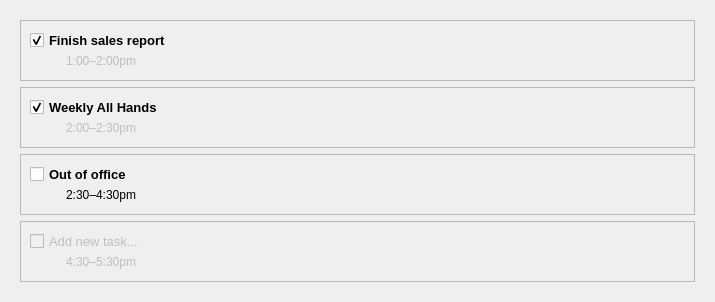
                               <widget class="QWidget" name="notificationsScrollAreaWidgetContents">
                                <property name="geometry">
                                 <rect>
                                  <x>0</x>
                                  <y>0</y>
                                  <width>715</width>
                                  <height>300</height>
                                 </rect>
                                </property>
                                <layout class="QGridLayout" name="gridLayout_61">
                                 <item row="0" column="0">
                                  <widget class="QWidget" name="widget_3" native="true">
                                   <layout class="QVBoxLayout" name="verticalLayout_21">
                                    <item>
                                     <widget class="QFrame" name="first_frame">
                                      <property name="cursor">
                                       <cursorShape>PointingHandCursor</cursorShape>
                                      </property>
                                      <property name="frameShape">
                                       <enum>QFrame::StyledPanel</enum>
                                      </property>
                                      <property name="frameShadow">
                                       <enum>QFrame::Raised</enum>
                                      </property>
                                      <layout class="QVBoxLayout" name="verticalLayout_15">
                                       <property name="spacing">
                                        <number>0</number>
                                       </property>
                                       <item>
                                        <widget class="QCheckBox" name="checkBox_12">
                                         <property name="font">
                                          <font>
                                           <pointsize>10</pointsize>
                                           <weight>75</weight>
                                           <bold>true</bold>
                                          </font>
                                         </property>
                                         <property name="text">
                                          <string>Finish sales report</string>
                                         </property>
                                         <property name="checked">
                                          <bool>true</bool>
                                         </property>
                                         <property name="tristate">
                                          <bool>false</bool>
                                         </property>
                                        </widget>
                                       </item>
                                       <item>
                                        <layout class="QHBoxLayout" name="horizontalLayout_14">
                                         <property name="spacing">
                                          <number>6</number>
                                         </property>
                                         <property name="leftMargin">
                                          <number>15</number>
                                         </property>
                                         <item>
                                          <widget class="QLabel" name="label_51">
                                           <property name="minimumSize">
                                            <size>
                                             <width>15</width>
                                             <height>15</height>
                                            </size>
                                           </property>
                                           <property name="maximumSize">
                                            <size>
                                             <width>15</width>
                                             <height>15</height>
                                            </size>
                                           </property>
                                           <property name="text">
                                            <string/>
                                           </property>
                                           <property name="pixmap">
                                            <pixmap>:/icon/calendar.png</pixmap>
                                           </property>
                                           <property name="scaledContents">
                                            <bool>true</bool>
                                           </property>
                                          </widget>
                                         </item>
                                         <item>
                                          <widget class="QLabel" name="task_1">
                                           <property name="enabled">
                                            <bool>false</bool>
                                           </property>
                                           <property name="text">
                                            <string>1:00–2:00pm</string>
                                           </property>
                                          </widget>
                                         </item>
                                         <item>
                                          <spacer name="horizontalSpacer_11">
                                           <property name="orientation">
                                            <enum>Qt::Horizontal</enum>
                                           </property>
                                           <property name="sizeHint" stdset="0">
                                            <size>
                                             <width>40</width>
                                             <height>20</height>
                                            </size>
                                           </property>
                                          </spacer>
                                         </item>
                                        </layout>
                                       </item>
                                      </layout>
                                     </widget>
                                    </item>
                                    <item>
                                     <widget class="QFrame" name="frame_28">
                                      <property name="cursor">
                                       <cursorShape>PointingHandCursor</cursorShape>
                                      </property>
                                      <property name="frameShape">
                                       <enum>QFrame::StyledPanel</enum>
                                      </property>
                                      <property name="frameShadow">
                                       <enum>QFrame::Raised</enum>
                                      </property>
                                      <layout class="QVBoxLayout" name="verticalLayout_40">
                                       <property name="spacing">
                                        <number>0</number>
                                       </property>
                                       <item>
                                        <widget class="QCheckBox" name="checkBox_13">
                                         <property name="font">
                                          <font>
                                           <pointsize>10</pointsize>
                                           <weight>75</weight>
                                           <bold>true</bold>
                                          </font>
                                         </property>
                                         <property name="text">
                                          <string>Weekly All Hands</string>
                                         </property>
                                         <property name="checked">
                                          <bool>true</bool>
                                         </property>
                                        </widget>
                                       </item>
                                       <item>
                                        <layout class="QHBoxLayout" name="horizontalLayout_24">
                                         <property name="spacing">
                                          <number>6</number>
                                         </property>
                                         <property name="leftMargin">
                                          <number>15</number>
                                         </property>
                                         <item>
                                          <widget class="QLabel" name="label_53">
                                           <property name="enabled">
                                            <bool>false</bool>
                                           </property>
                                           <property name="minimumSize">
                                            <size>
                                             <width>15</width>
                                             <height>15</height>
                                            </size>
                                           </property>
                                           <property name="maximumSize">
                                            <size>
                                             <width>15</width>
                                             <height>15</height>
                                            </size>
                                           </property>
                                           <property name="text">
                                            <string/>
                                           </property>
                                           <property name="pixmap">
                                            <pixmap>:/icon/calendar.png</pixmap>
                                           </property>
                                           <property name="scaledContents">
                                            <bool>true</bool>
                                           </property>
                                          </widget>
                                         </item>
                                         <item>
                                          <widget class="QLabel" name="task_2">
                                           <property name="enabled">
                                            <bool>false</bool>
                                           </property>
                                           <property name="text">
                                            <string>2:00–2:30pm</string>
                                           </property>
                                          </widget>
                                         </item>
                                         <item>
                                          <spacer name="horizontalSpacer_12">
                                           <property name="orientation">
                                            <enum>Qt::Horizontal</enum>
                                           </property>
                                           <property name="sizeHint" stdset="0">
                                            <size>
                                             <width>40</width>
                                             <height>20</height>
                                            </size>
                                           </property>
                                          </spacer>
                                         </item>
                                        </layout>
                                       </item>
                                      </layout>
                                     </widget>
                                    </item>
                                    <item>
                                     <widget class="QFrame" name="frame_29">
                                      <property name="cursor">
                                       <cursorShape>PointingHandCursor</cursorShape>
                                      </property>
                                      <property name="frameShape">
                                       <enum>QFrame::StyledPanel</enum>
                                      </property>
                                      <property name="frameShadow">
                                       <enum>QFrame::Raised</enum>
                                      </property>
                                      <layout class="QVBoxLayout" name="verticalLayout_41">
                                       <property name="spacing">
                                        <number>0</number>
                                       </property>
                                       <property name="bottomMargin">
                                        <number>9</number>
                                       </property>
                                       <item>
                                        <widget class="QCheckBox" name="checkBox_14">
                                         <property name="font">
                                          <font>
                                           <pointsize>10</pointsize>
                                           <weight>75</weight>
                                           <bold>true</bold>
                                          </font>
                                         </property>
                                         <property name="text">
                                          <string>Out of office</string>
                                         </property>
                                        </widget>
                                       </item>
                                       <item>
                                        <layout class="QHBoxLayout" name="horizontalLayout_25">
                                         <property name="spacing">
                                          <number>6</number>
                                         </property>
                                         <property name="leftMargin">
                                          <number>15</number>
                                         </property>
                                         <item>
                                          <widget class="QLabel" name="label_55">
                                           <property name="minimumSize">
                                            <size>
                                             <width>15</width>
                                             <height>15</height>
                                            </size>
                                           </property>
                                           <property name="maximumSize">
                                            <size>
                                             <width>15</width>
                                             <height>15</height>
                                            </size>
                                           </property>
                                           <property name="text">
                                            <string/>
                                           </property>
                                           <property name="pixmap">
                                            <pixmap>:/icon/alarm-clock.png</pixmap>
                                           </property>
                                           <property name="scaledContents">
                                            <bool>true</bool>
                                           </property>
                                          </widget>
                                         </item>
                                         <item>
                                          <widget class="QLabel" name="task_3">
                                           <property name="text">
                                            <string>2:30–4:30pm</string>
                                           </property>
                                          </widget>
                                         </item>
                                         <item>
                                          <spacer name="horizontalSpacer_13">
                                           <property name="orientation">
                                            <enum>Qt::Horizontal</enum>
                                           </property>
                                           <property name="sizeHint" stdset="0">
                                            <size>
                                             <width>40</width>
                                             <height>20</height>
                                            </size>
                                           </property>
                                          </spacer>
                                         </item>
                                        </layout>
                                       </item>
                                      </layout>
                                     </widget>
                                    </item>
                                    <item>
                                     <widget class="QFrame" name="frame_30">
                                      <property name="cursor">
                                       <cursorShape>PointingHandCursor</cursorShape>
                                      </property>
                                      <property name="frameShape">
                                       <enum>QFrame::StyledPanel</enum>
                                      </property>
                                      <property name="frameShadow">
                                       <enum>QFrame::Raised</enum>
                                      </property>
                                      <layout class="QVBoxLayout" name="verticalLayout_42">
                                       <property name="spacing">
                                        <number>0</number>
                                       </property>
                                       <item>
                                        <widget class="QCheckBox" name="checkBox_15">
                                         <property name="enabled">
                                          <bool>false</bool>
                                         </property>
                                         <property name="font">
                                          <font>
                                           <pointsize>10</pointsize>
                                          </font>
                                         </property>
                                         <property name="text">
                                          <string>Add new task...</string>
                                         </property>
                                        </widget>
                                       </item>
                                       <item>
                                        <layout class="QHBoxLayout" name="horizontalLayout_26">
                                         <property name="spacing">
                                          <number>6</number>
                                         </property>
                                         <property name="leftMargin">
                                          <number>15</number>
                                         </property>
                                         <item>
                                          <widget class="QLabel" name="label_57">
                                           <property name="enabled">
                                            <bool>false</bool>
                                           </property>
                                           <property name="minimumSize">
                                            <size>
                                             <width>15</width>
                                             <height>15</height>
                                            </size>
                                           </property>
                                           <property name="maximumSize">
                                            <size>
                                             <width>15</width>
                                             <height>15</height>
                                            </size>
                                           </property>
                                           <property name="text">
                                            <string/>
                                           </property>
                                           <property name="pixmap">
                                            <pixmap>:/icon/edit-list.png</pixmap>
                                           </property>
                                           <property name="scaledContents">
                                            <bool>true</bool>
                                           </property>
                                          </widget>
                                         </item>
                                         <item>
                                          <widget class="QLabel" name="task_4">
                                           <property name="enabled">
                                            <bool>false</bool>
                                           </property>
                                           <property name="text">
                                            <string>4:30–5:30pm</string>
                                           </property>
                                          </widget>
                                         </item>
                                         <item>
                                          <spacer name="horizontalSpacer_14">
                                           <property name="orientation">
                                            <enum>Qt::Horizontal</enum>
                                           </property>
                                           <property name="sizeHint" stdset="0">
                                            <size>
                                             <width>40</width>
                                             <height>20</height>
                                            </size>
                                           </property>
                                          </spacer>
                                         </item>
                                        </layout>
                                       </item>
                                      </layout>
                                     </widget>
                                    </item>
                                   </layout>
                                  </widget>
                                 </item>
                                </layout>
                               </widget>
